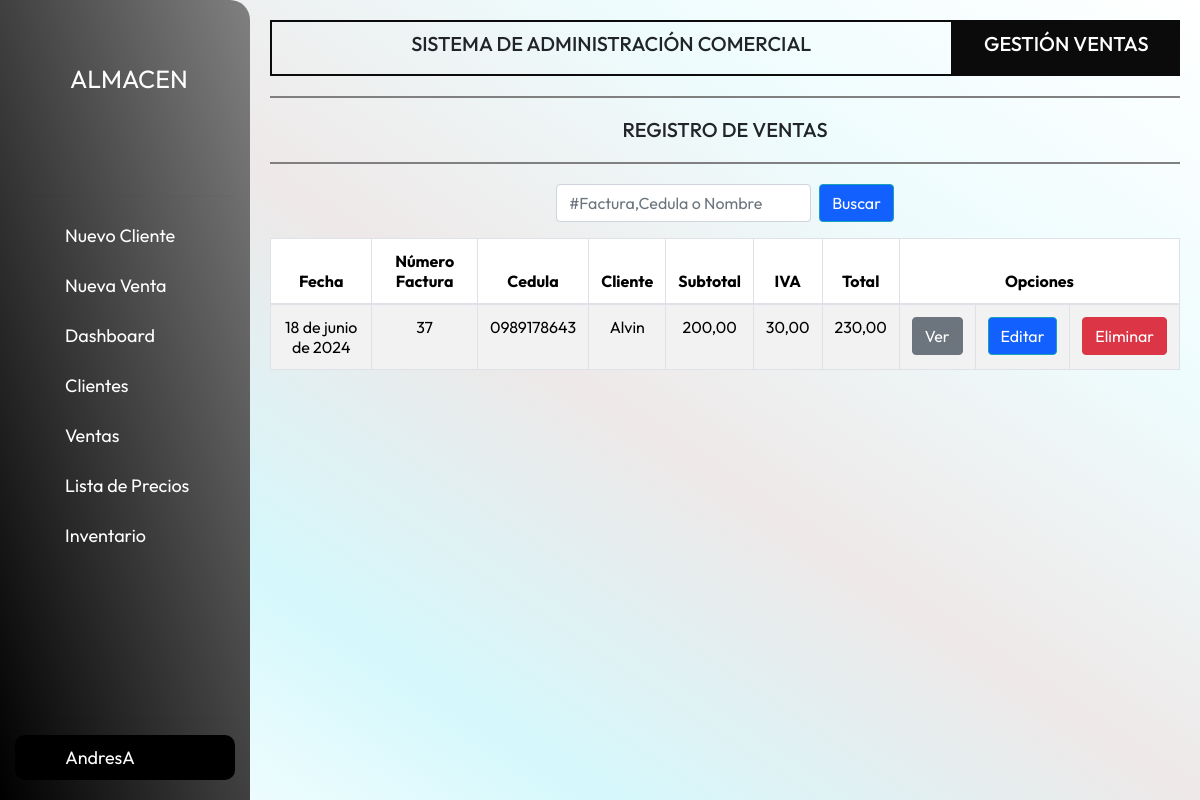
/factura/ (signed in), run on an earlier commit of the app's database.
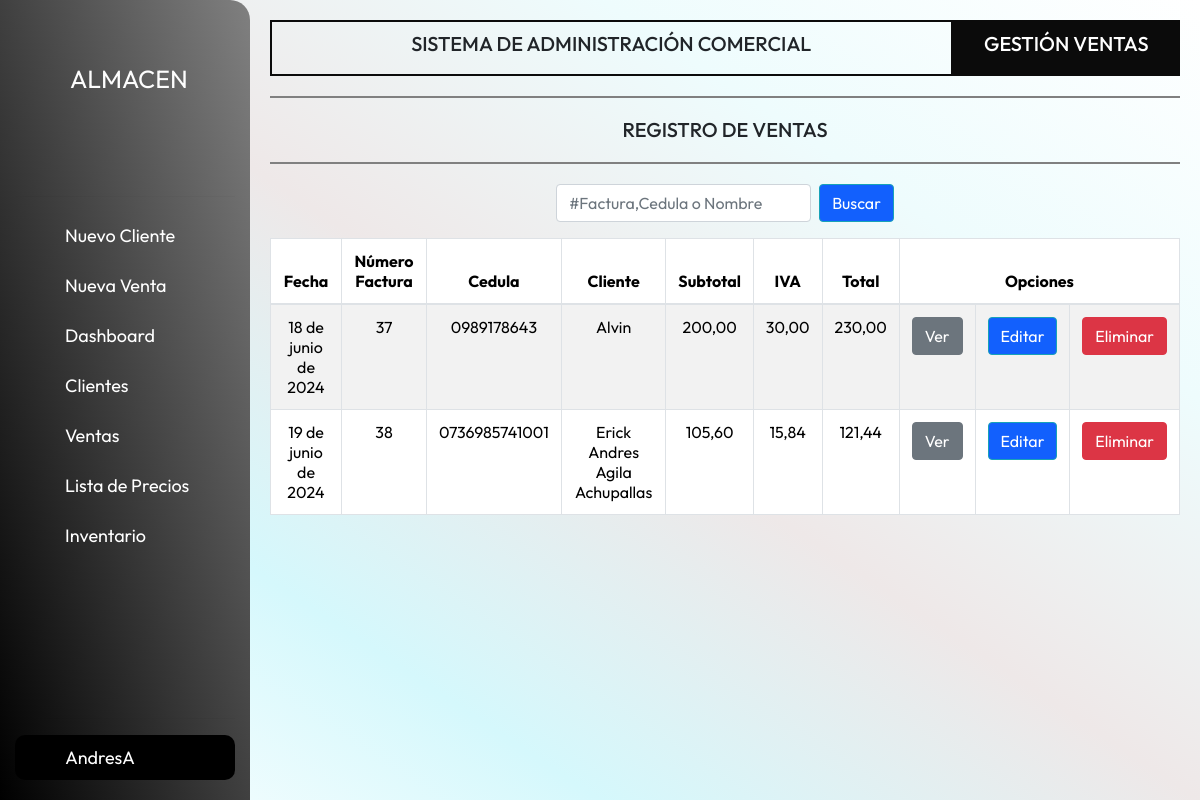
And on a later commit of the database.
### apps/models.py (models this page shows)
class Factura(models.Model):
    user = models.ForeignKey(User, on_delete=models.CASCADE)
    numeroF= models.AutoField(primary_key=True)
    fecha = models.DateField()
    cliente = models.ForeignKey(Cliente, on_delete=models.CASCADE)
    formaPago = models.CharField(max_length=50)
    observaciones = models.TextField(blank=True)
    subtotal = models.DecimalField(max_digits=10, decimal_places=2)
    porcentaje = models.IntegerField()
    iva = models.DecimalField(max_digits=10, decimal_places=2)
    total = models.DecimalField(max_digits=10, decimal_places=2)
    class Meta:
        db_table = 'tabla_Factura'

class Cliente(models.Model):
    user = models.ForeignKey(User, on_delete=models.CASCADE)
    cedula=models.CharField(primary_key=True, max_length=13 ,null=False)
    nombres=models.CharField(max_length=150, null=False)
    direccion=models.CharField(max_length=100, null=False)
    email = models.EmailField(max_length=45)
    celular=models.CharField(max_length=10, null=False)
    class Meta:
        db_table = 'tabla_Cliente'

### apps/views.py (the view, shortened to what this page needs)
# urls.py: path('factura/', views.factura,name="factura"),
@login_required
def factura(request):
    busqueda = request.GET.get('busqueda')
    user = request.user
    facturas = Factura.objects.filter(user=user)
    context = {'fact': facturas, 'busqueda': busqueda}
    if not facturas.exists() and busqueda:
        messages.info(request, 'No existen registros con el número, cédula o nombre proporcionado.')
        return redirect('factura')
    return render(request, "factura.html", context)

### apps/templates/factura.html (shortened to what this page needs)
{% extends 'base.html' %}
{% block pageTitle %}
GESTIÓN VENTAS
{% endblock %}
{% block cenTitle %} REGISTRO DE VENTAS {% endblock %}
{% block content %}
<form method="get" class="form-inline mb-2 justify-content-center">
    <input type="text" name="busqueda" class="form-control mr-2" placeholder="#Factura,Cedula o Nombre ">
    <button type="submit" class="btn btn-info" style="color: #ffffff; background-color: #1260FD;">Buscar</button>
</form>
    <div class="row">
        <div class="col-sm-12 col-md-6 col-lg-12 col-xl-12 ">
            <div class="table-responsive py-2">
                <table class="table table-striped table-bordered table-hover table table-bordered border border-gray">
                    <thead class="text-center">
                        <tr>
                            <th>Fecha</th>
                            <th>Número Factura</th>
                            <th>Cedula</th>
                            <th>Cliente</th>
                            <th>Subtotal</th>
                            <th>IVA</th>
                            <th>Total</th>
                            <th colspan="3">Opciones</th>
                        </tr>
                    </thead>
                    <tbody class="text-center">
                        {% for x in fact %}
                        <tr>
                            <td>{{x.fecha}}</td>
                            <td>{{x.numeroF}}</td>
                            <td>{{x.cliente.cedula}}</td>
                            <td>{{x.cliente.nombres}}</td>
                            <td>{{x.subtotal}}</td>
                            <td>{{x.iva}}</td>
                            <td>{{x.total}}</td>
                            <td><a href="{% url 'visualizarVenta' x.numeroF %}" class="btn btn-secondary">Ver</a></td>
                            <td><a href="{% url 'editarF' x.numeroF %}" class="btn btn-info" style="color: #ffffff; background-color: #1260FD;">Editar</a></td>
                            <td>
                                <form action="{% url 'eliminarFactura' x.numeroF %}" method="post">
                                    <input type="submit" value="Eliminar" class="btn btn-danger btnEliminacion">
                                </form>
                            </td>
                        </tr>
                        {% endfor %}
                    </tbody>
                </table>
            </div>
        </div>
    </div>
{% endblock %}

What changed in the data, as far as the page shows it:
added Factura: fecha "19 de junio de 2024", numeroF "38", cliente.cedula "0736985741001", cliente.nombres "Erick Andres Agila Achupallas", subtotal "105,60", iva "15,84", total "121,44"
